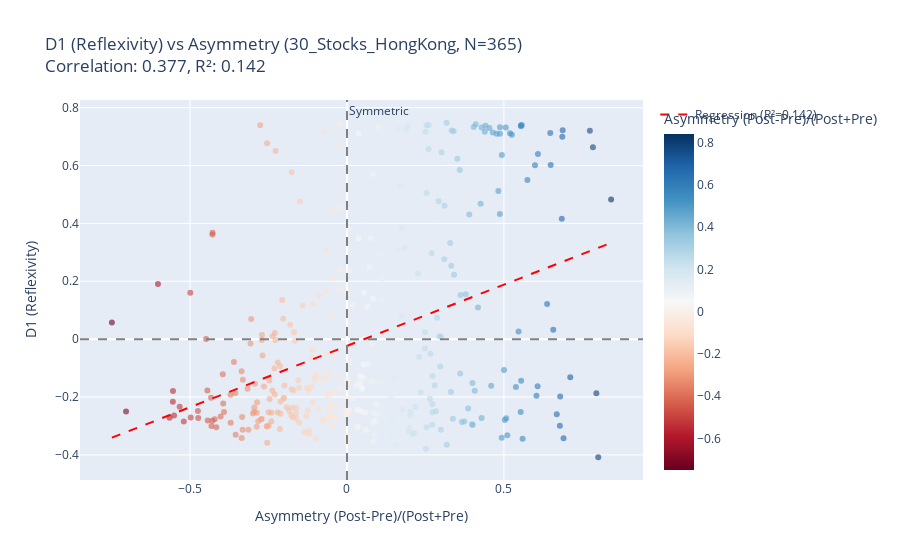
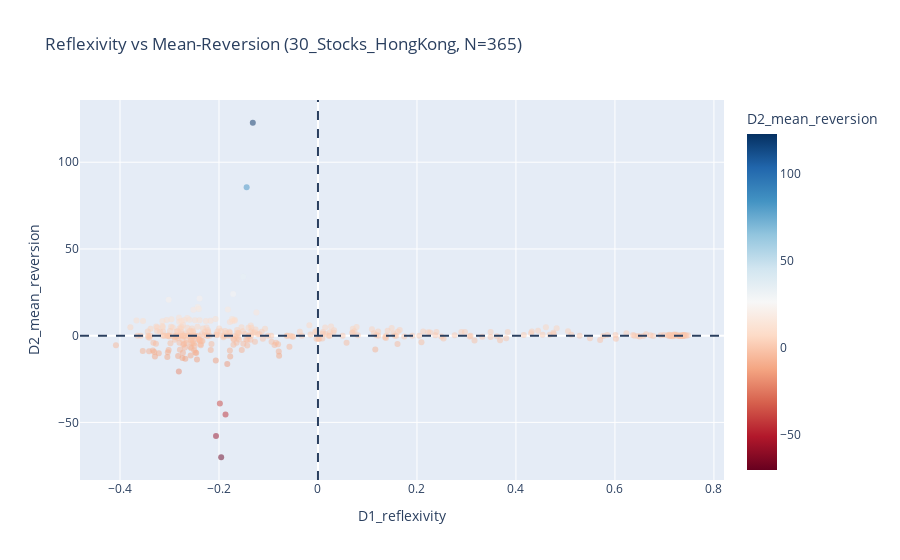
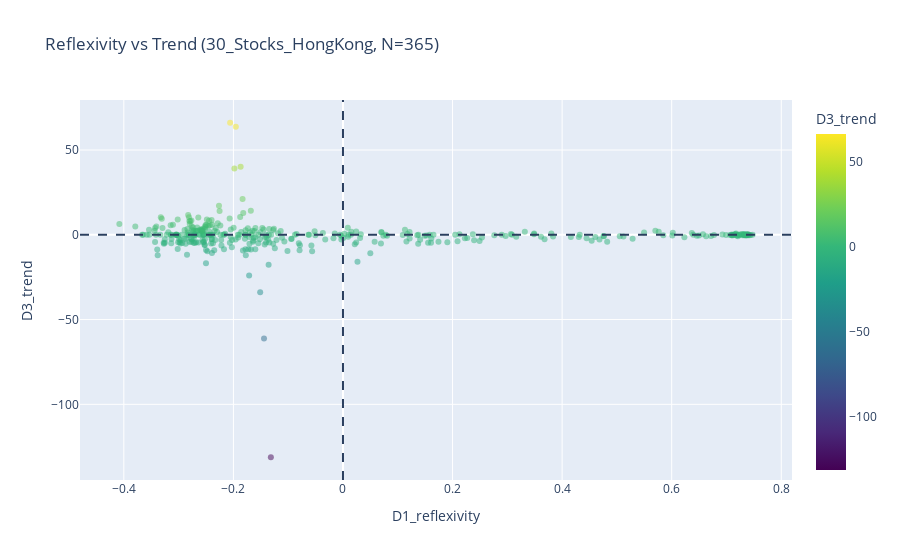
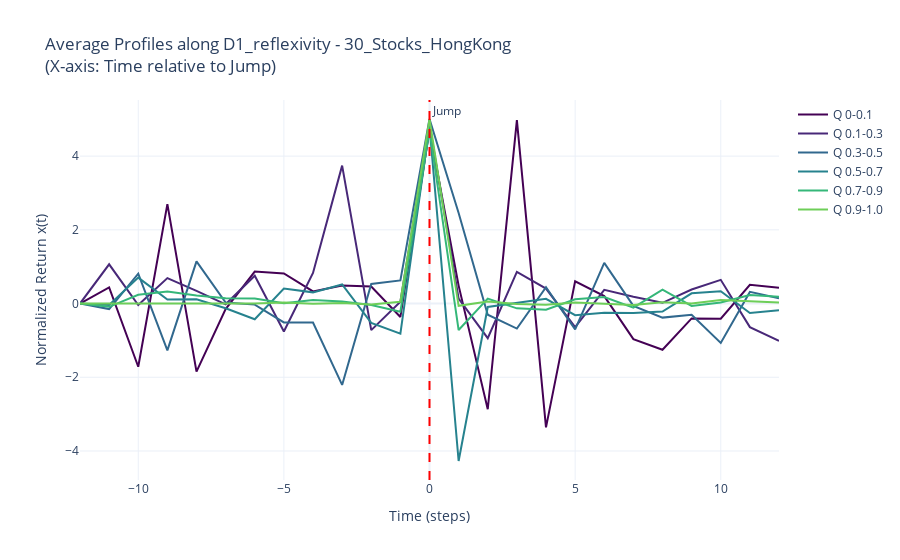

Source (notebook cell) for these figures, in order:
### Code cell
if __name__ == "__main__":
    main()

### Figure 1 — Plotly figure (JSON) as saved in the notebook; plotly's stock layout.template omitted (floating-point values rounded to 4 significant figures; data arrays with more than 128 entries replaced by an {"elided": "..."} marker saying what was removed)
{"data": [{"customdata": {"elided": "365x2 str values"}, "hovertemplate": "Asymmetry (Post-Pre)/(Post+Pre)=%{marker.color}<br>D1 (Reflexivity)=%{y}<br>ticker=%{customdata[0]}<br>timestamp=%{customdata[1]}<extra></extra>", "legendgroup": "", "marker": {"color": {"elided": "365 float values"}, "coloraxis": "coloraxis", "opacity": 0.6, "symbol": "circle"}, "mode": "markers", "name": "", "orientation": "v", "showlegend": false, "type": "scatter", "x": {"elided": "365 float values"}, "xaxis": "x", "y": {"elided": "365 float values"}, "yaxis": "y"}, {"line": {"color": "red", "dash": "dash", "width": 2}, "mode": "lines", "name": "Regression (R²=0.142)", "type": "scatter", "x": [-0.7489, -0.7329, -0.7168, -0.7007, -0.6847, -0.6686, -0.6525, -0.6365, -0.6204, -0.6043, -0.5883, -0.5722, -0.5562, -0.5401, -0.524, -0.508, -0.4919, -0.4758, -0.4598, -0.4437, -0.4276, -0.4116, -0.3955, -0.3795, -0.3634, -0.3473, -0.3313, -0.3152, -0.2991, -0.2831, -0.267, -0.2509, -0.2349, -0.2188, -0.2028, -0.1867, -0.1706, -0.1546, -0.1385, -0.1224, -0.1064, -0.09031, -0.07425, -0.05819, -0.04212, -0.02606, -0.009994, 0.006069, 0.02213, 0.0382, 0.05426, 0.07032, 0.08639, 0.1025, 0.1185, 0.1346, 0.1506, 0.1667, 0.1828, 0.1988, 0.2149, 0.231, 0.247, 0.2631, 0.2792, 0.2952, 0.3113, 0.3273, 0.3434, 0.3595, 0.3755, 0.3916, 0.4077, 0.4237, 0.4398, 0.4559, 0.4719, 0.488, 0.504, 0.5201, 0.5362, 0.5522, 0.5683, 0.5844, 0.6004, 0.6165, 0.6326, 0.6486, 0.6647, 0.6807, 0.6968, 0.7129, 0.7289, 0.745, 0.7611, 0.7771, 0.7932, 0.8092, 0.8253, 0.8414], "y": [-0.3405, -0.3337, -0.3269, -0.3201, -0.3133, -0.3065, -0.2997, -0.2929, -0.2861, -0.2793, -0.2725, -0.2657, -0.2589, -0.2521, -0.2453, -0.2385, -0.2317, -0.2249, -0.2181, -0.2113, -0.2045, -0.1977, -0.1909, -0.1841, -0.1773, -0.1705, -0.1637, -0.1569, -0.1501, -0.1433, -0.1365, -0.1297, -0.1229, -0.1161, -0.1093, -0.1025, -0.09567, -0.08887, -0.08207, -0.07527, -0.06847, -0.06166, -0.05486, -0.04806, -0.04126, -0.03446, -0.02765, -0.02085, -0.01405, -0.007247, -0.0004453, 0.006357, 0.01316, 0.01996, 0.02676, 0.03357, 0.04037, 0.04717, 0.05397, 0.06077, 0.06758, 0.07438, 0.08118, 0.08798, 0.09478, 0.1016, 0.1084, 0.1152, 0.122, 0.1288, 0.1356, 0.1424, 0.1492, 0.156, 0.1628, 0.1696, 0.1764, 0.1832, 0.19, 0.1968, 0.2036, 0.2104, 0.2172, 0.224, 0.2308, 0.2376, 0.2444, 0.2512, 0.258, 0.2648, 0.2716, 0.2784, 0.2852, 0.292, 0.2988, 0.3056, 0.3125, 0.3193, 0.3261, 0.3329]}], "layout": {"annotations": [{"showarrow": false, "text": "Symmetric", "x": 0, "xanchor": "left", "xref": "x", "y": 1, "yanchor": "top", "yref": "y domain"}], "coloraxis": {"colorbar": {"title": {"text": "Asymmetry (Post-Pre)/(Post+Pre)"}}, "colorscale": [[0, "rgb(103,0,31)"], [0.1, "rgb(178,24,43)"], [0.2, "rgb(214,96,77)"], [0.3, "rgb(244,165,130)"], [0.4, "rgb(253,219,199)"], [0.5, "rgb(247,247,247)"], [0.6, "rgb(209,229,240)"], [0.7, "rgb(146,197,222)"], [0.8, "rgb(67,147,195)"], [0.9, "rgb(33,102,172)"], [1, "rgb(5,48,97)"]]}, "legend": {"tracegroupgap": 0}, "shapes": [{"line": {"color": "gray", "dash": "dash"}, "type": "line", "x0": 0, "x1": 0, "xref": "x", "y0": 0, "y1": 1, "yref": "y domain"}, {"line": {"color": "gray", "dash": "dash"}, "type": "line", "x0": 0, "x1": 1, "xref": "x domain", "y0": 0, "y1": 0, "yref": "y"}], "title": {"text": "D1 (Reflexivity) vs Asymmetry (30_Stocks_HongKong, N=365)<br>Correlation: 0.377, R²: 0.142"}, "xaxis": {"anchor": "y", "domain": [0, 1], "title": {"text": "Asymmetry (Post-Pre)/(Post+Pre)"}}, "yaxis": {"anchor": "x", "domain": [0, 1], "title": {"text": "D1 (Reflexivity)"}}}}

### Figure 2 — Plotly figure (JSON) as saved in the notebook; plotly's stock layout.template omitted (floating-point values rounded to 4 significant figures; data arrays with more than 128 entries replaced by an {"elided": "..."} marker saying what was removed)
{"data": [{"customdata": {"elided": "365x2 str values"}, "hovertemplate": "D1_reflexivity=%{x}<br>D2_mean_reversion=%{marker.color}<br>ticker=%{customdata[0]}<br>timestamp=%{customdata[1]}<extra></extra>", "legendgroup": "", "marker": {"color": {"elided": "365 float values"}, "coloraxis": "coloraxis", "opacity": 0.5, "symbol": "circle"}, "mode": "markers", "name": "", "orientation": "v", "showlegend": false, "type": "scatter", "x": {"elided": "365 float values"}, "xaxis": "x", "y": {"elided": "365 float values"}, "yaxis": "y"}], "layout": {"coloraxis": {"colorbar": {"title": {"text": "D2_mean_reversion"}}, "colorscale": [[0, "rgb(103,0,31)"], [0.1, "rgb(178,24,43)"], [0.2, "rgb(214,96,77)"], [0.3, "rgb(244,165,130)"], [0.4, "rgb(253,219,199)"], [0.5, "rgb(247,247,247)"], [0.6, "rgb(209,229,240)"], [0.7, "rgb(146,197,222)"], [0.8, "rgb(67,147,195)"], [0.9, "rgb(33,102,172)"], [1, "rgb(5,48,97)"]]}, "legend": {"tracegroupgap": 0}, "shapes": [{"line": {"dash": "dash"}, "type": "line", "x0": 0, "x1": 0, "xref": "x", "y0": 0, "y1": 1, "yref": "y domain"}, {"line": {"dash": "dash"}, "type": "line", "x0": 0, "x1": 1, "xref": "x domain", "y0": 0, "y1": 0, "yref": "y"}], "title": {"text": "Reflexivity vs Mean-Reversion (30_Stocks_HongKong, N=365)"}, "xaxis": {"anchor": "y", "domain": [0, 1], "title": {"text": "D1_reflexivity"}}, "yaxis": {"anchor": "x", "domain": [0, 1], "title": {"text": "D2_mean_reversion"}}}}

### Figure 3 — Plotly figure (JSON) as saved in the notebook; plotly's stock layout.template omitted (floating-point values rounded to 4 significant figures; data arrays with more than 128 entries replaced by an {"elided": "..."} marker saying what was removed)
{"data": [{"customdata": {"elided": "365x2 str values"}, "hovertemplate": "D1_reflexivity=%{x}<br>D3_trend=%{marker.color}<br>ticker=%{customdata[0]}<br>timestamp=%{customdata[1]}<extra></extra>", "legendgroup": "", "marker": {"color": {"elided": "365 float values"}, "coloraxis": "coloraxis", "opacity": 0.5, "symbol": "circle"}, "mode": "markers", "name": "", "orientation": "v", "showlegend": false, "type": "scatter", "x": {"elided": "365 float values"}, "xaxis": "x", "y": {"elided": "365 float values"}, "yaxis": "y"}], "layout": {"coloraxis": {"colorbar": {"title": {"text": "D3_trend"}}, "colorscale": [[0, "#440154"], [0.1111, "#482878"], [0.2222, "#3e4989"], [0.3333, "#31688e"], [0.4444, "#26828e"], [0.5556, "#1f9e89"], [0.6667, "#35b779"], [0.7778, "#6ece58"], [0.8889, "#b5de2b"], [1, "#fde725"]]}, "legend": {"tracegroupgap": 0}, "shapes": [{"line": {"dash": "dash"}, "type": "line", "x0": 0, "x1": 0, "xref": "x", "y0": 0, "y1": 1, "yref": "y domain"}, {"line": {"dash": "dash"}, "type": "line", "x0": 0, "x1": 1, "xref": "x domain", "y0": 0, "y1": 0, "yref": "y"}], "title": {"text": "Reflexivity vs Trend (30_Stocks_HongKong, N=365)"}, "xaxis": {"anchor": "y", "domain": [0, 1], "title": {"text": "D1_reflexivity"}}, "yaxis": {"anchor": "x", "domain": [0, 1], "title": {"text": "D3_trend"}}}}

### Figure 4 — Plotly figure (JSON) as saved in the notebook; plotly's stock layout.template omitted (floating-point values rounded to 4 significant figures)
{"data": [{"line": {"color": "#440154", "width": 2}, "mode": "lines", "name": "Q 0-0.1", "type": "scatter", "x": [-12, -11, -10, -9, -8, -7, -6, -5, -4, -3, -2, -1, 0, 1, 2, 3, 4, 5, 6, 7, 8, 9, 10, 11, 12], "y": [0.0, 0.4356, -1.714, 2.698, -1.848, -0.1515, 0.8683, 0.8176, 0.3288, 0.4901, 0.4609, -0.3636, 4.717, 0.4866, -2.867, 4.978, -3.359, 0.6027, 0.202, -0.9647, -1.253, -0.4029, -0.4115, 0.5074, 0.4314]}, {"line": {"color": "#482878", "width": 2}, "mode": "lines", "name": "Q 0.1-0.3", "type": "scatter", "x": [-12, -11, -10, -9, -8, -7, -6, -5, -4, -3, -2, -1, 0, 1, 2, 3, 4, 5, 6, 7, 8, 9, 10, 11, 12], "y": [0.0, 1.065, -0.04164, 0.6909, 0.3419, -0.02017, 0.7555, -0.7565, 0.8291, 3.742, -0.7216, 0.05167, 4.869, 0.133, -0.94, 0.8602, 0.4076, -0.6389, 0.3732, 0.1846, 0.02059, 0.381, 0.6429, -0.6398, -1.013]}, {"line": {"color": "#31688e", "width": 2}, "mode": "lines", "name": "Q 0.3-0.5", "type": "scatter", "x": [-12, -11, -10, -9, -8, -7, -6, -5, -4, -3, -2, -1, 0, 1, 2, 3, 4, 5, 6, 7, 8, 9, 10, 11, 12], "y": [0.0, -0.149, 0.8117, -1.27, 1.145, 0.0264, -0.02903, -0.5123, -0.5158, -2.207, 0.5322, 0.6283, 5.007, 2.455, -0.303, -0.6782, 0.4435, -0.7004, 1.103, -0.06409, -0.3817, -0.3061, -1.07, 0.3167, 0.1434]}, {"line": {"color": "#26828e", "width": 2}, "mode": "lines", "name": "Q 0.5-0.7", "type": "scatter", "x": [-12, -11, -10, -9, -8, -7, -6, -5, -4, -3, -2, -1, 0, 1, 2, 3, 4, 5, 6, 7, 8, 9, 10, 11, 12], "y": [0.0, -0.03839, 0.7029, 0.1081, 0.1169, -0.1278, -0.4273, 0.4096, 0.3037, 0.5165, -0.5245, -0.8186, 4.807, -4.271, -0.09332, 0.0168, 0.1266, -0.3168, -0.2502, -0.2556, -0.219, 0.2771, 0.332, -0.2556, -0.1786]}, {"line": {"color": "#35b779", "width": 2}, "mode": "lines", "name": "Q 0.7-0.9", "type": "scatter", "x": [-12, -11, -10, -9, -8, -7, -6, -5, -4, -3, -2, -1, 0, 1, 2, 3, 4, 5, 6, 7, 8, 9, 10, 11, 12], "y": [0.0, -0.08899, 0.2369, 0.3261, 0.2179, 0.1419, 0.1368, 0.009097, 0.09747, 0.05355, -0.04054, -0.2217, 4.703, -0.7188, 0.135, -0.1298, -0.1688, 0.1163, 0.1769, -0.1106, 0.3791, -0.0641, 0.03129, 0.2313, 0.1842]}, {"line": {"color": "#6ece58", "width": 2}, "mode": "lines", "name": "Q 0.9-1.0", "type": "scatter", "x": [-12, -11, -10, -9, -8, -7, -6, -5, -4, -3, -2, -1, 0, 1, 2, 3, 4, 5, 6, 7, 8, 9, 10, 11, 12], "y": [0.0, 8.543e-05, 1.042e-06, 0.01796, 0.005071, 0.001387, 0.00291, 0.02586, -0.003566, 0.01581, -0.02495, 0.04968, 5.0, -0.06042, 0.05301, -0.0117, -0.03069, 0.03122, 0.0005542, -0.03722, 0.0386, -0.0008717, 0.09719, 0.06278, 0.02735]}], "layout": {"annotations": [{"showarrow": false, "text": "Jump", "x": 0, "xanchor": "left", "xref": "x", "y": 1, "yanchor": "top", "yref": "y domain"}], "hovermode": "x unified", "shapes": [{"line": {"color": "red", "dash": "dash"}, "type": "line", "x0": 0, "x1": 0, "xref": "x", "y0": 0, "y1": 1, "yref": "y domain"}], "title": {"text": "Average Profiles along D1_reflexivity - 30_Stocks_HongKong<br>(X-axis: Time relative to Jump)"}, "xaxis": {"title": {"text": "Time (steps)"}}, "yaxis": {"title": {"text": "Normalized Return x(t)"}}}}
